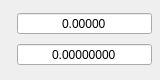
       <widget class="QWidget" name="widgetTotalAtLast" native="true">
        <property name="sizePolicy">
         <sizepolicy hsizetype="Preferred" vsizetype="Preferred">
          <horstretch>0</horstretch>
          <verstretch>0</verstretch>
         </sizepolicy>
        </property>
        <property name="maximumSize">
         <size>
          <width>160</width>
          <height>80</height>
         </size>
        </property>
        <property name="statusTip">
         <string/>
        </property>
        <property name="whatsThis">
         <string/>
        </property>
        <property name="accessibleName">
         <string>BALANCE_TOTAL_AT_LAST</string>
        </property>
        <property name="accessibleDescription">
         <string/>
        </property>
        <layout class="QGridLayout" name="gridLayout_29">
         <property name="leftMargin">
          <number>4</number>
         </property>
         <property name="topMargin">
          <number>8</number>
         </property>
         <property name="rightMargin">
          <number>8</number>
         </property>
         <property name="bottomMargin">
          <number>8</number>
         </property>
         <property name="spacing">
          <number>4</number>
         </property>
         <item row="0" column="0">
          <widget class="QLabel" name="usdLabel1_4">
           <property name="sizePolicy">
            <sizepolicy hsizetype="Maximum" vsizetype="Preferred">
             <horstretch>0</horstretch>
             <verstretch>0</verstretch>
            </sizepolicy>
           </property>
           <property name="font">
            <font>
             <pointsize>11</pointsize>
             <bold>false</bold>
            </font>
           </property>
           <property name="accessibleDescription">
            <string>USD_ICON</string>
           </property>
           <property name="text">
            <string/>
           </property>
           <property name="alignment">
            <set>Qt::AlignCenter</set>
           </property>
          </widget>
         </item>
         <item row="0" column="1">
          <widget class="QDoubleSpinBox" name="ruleAmountToReceiveBSValue">
           <property name="sizePolicy">
            <sizepolicy hsizetype="Expanding" vsizetype="Fixed">
             <horstretch>0</horstretch>
             <verstretch>0</verstretch>
            </sizepolicy>
           </property>
           <property name="minimumSize">
            <size>
             <width>90</width>
             <height>0</height>
            </size>
           </property>
           <property name="accessibleName">
            <string/>
           </property>
           <property name="accessibleDescription">
            <string>CAN_BE_ZERO</string>
           </property>
           <property name="alignment">
            <set>Qt::AlignCenter</set>
           </property>
           <property name="readOnly">
            <bool>true</bool>
           </property>
           <property name="buttonSymbols">
            <enum>QAbstractSpinBox::NoButtons</enum>
           </property>
           <property name="prefix">
            <string/>
           </property>
           <property name="decimals">
            <number>5</number>
           </property>
           <property name="minimum">
            <double>0.000000000000000</double>
           </property>
           <property name="maximum">
            <double>999999999.000000000000000</double>
           </property>
          </widget>
         </item>
         <item row="1" column="0">
          <widget class="QLabel" name="btcLabel3_5">
           <property name="sizePolicy">
            <sizepolicy hsizetype="Maximum" vsizetype="Preferred">
             <horstretch>0</horstretch>
             <verstretch>0</verstretch>
            </sizepolicy>
           </property>
           <property name="font">
            <font>
             <pointsize>11</pointsize>
             <bold>false</bold>
            </font>
           </property>
           <property name="accessibleDescription">
            <string>BTC_ICON</string>
           </property>
           <property name="text">
            <string/>
           </property>
           <property name="alignment">
            <set>Qt::AlignCenter</set>
           </property>
          </widget>
         </item>
         <item row="1" column="1">
          <widget class="QDoubleSpinBox" name="ruleTotalToBuyBSValue">
           <property name="sizePolicy">
            <sizepolicy hsizetype="Expanding" vsizetype="Fixed">
             <horstretch>0</horstretch>
             <verstretch>0</verstretch>
            </sizepolicy>
           </property>
           <property name="minimumSize">
            <size>
             <width>90</width>
             <height>0</height>
            </size>
           </property>
           <property name="accessibleName">
            <string/>
           </property>
           <property name="accessibleDescription">
            <string>CAN_BE_ZERO</string>
           </property>
           <property name="alignment">
            <set>Qt::AlignCenter</set>
           </property>
           <property name="readOnly">
            <bool>true</bool>
           </property>
           <property name="buttonSymbols">
            <enum>QAbstractSpinBox::NoButtons</enum>
           </property>
           <property name="specialValueText">
            <string/>
           </property>
           <property name="prefix">
            <string/>
           </property>
           <property name="decimals">
            <number>8</number>
           </property>
           <property name="minimum">
            <double>0.000000000000000</double>
           </property>
           <property name="maximum">
            <double>999999999.000000000000000</double>
           </property>
           <property name="singleStep">
            <double>0.100000000000000</double>
           </property>
          </widget>
         </item>
        </layout>
       </widget>
